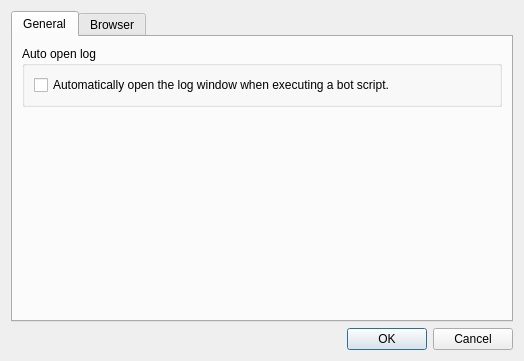
<?xml version="1.0" encoding="UTF-8"?>
<ui version="4.0">
 <class>ConfigDialog</class>
 <widget class="QDialog" name="ConfigDialog">
  <property name="geometry">
   <rect>
    <x>0</x>
    <y>0</y>
    <width>524</width>
    <height>361</height>
   </rect>
  </property>
  <property name="windowTitle">
   <string>BotFather - Config Window</string>
  </property>
  <property name="windowIcon">
   <iconset resource="../res/gui.qrc">
    <normaloff>:/gui/black_on_trans.png</normaloff>:/gui/black_on_trans.png</iconset>
  </property>
  <layout class="QVBoxLayout" name="verticalLayout">
   <item>
    <widget class="QTabWidget" name="tabWidget">
     <property name="currentIndex">
      <number>0</number>
     </property>
     <widget class="QWidget" name="tab_2">
      <attribute name="title">
       <string>General</string>
      </attribute>
      <layout class="QVBoxLayout" name="verticalLayout_3">
       <item>
        <widget class="QGroupBox" name="groupBox">
         <property name="title">
          <string>Auto open log</string>
         </property>
         <layout class="QVBoxLayout" name="verticalLayout_5">
          <item>
           <widget class="QCheckBox" name="open_log_on_play">
            <property name="text">
             <string>Automatically open the log window when executing a bot script.</string>
            </property>
           </widget>
          </item>
         </layout>
        </widget>
       </item>
       <item>
        <spacer name="verticalSpacer_3">
         <property name="orientation">
          <enum>Qt::Vertical</enum>
         </property>
         <property name="sizeHint" stdset="0">
          <size>
           <width>20</width>
           <height>40</height>
          </size>
         </property>
        </spacer>
       </item>
      </layout>
     </widget>
     <widget class="QWidget" name="tab">
      <attribute name="title">
       <string>Browser</string>
      </attribute>
      <layout class="QVBoxLayout" name="verticalLayout_2">
       <item>
        <widget class="QGroupBox" name="groupBox_2">
         <property name="title">
          <string>Browser Resolution</string>
         </property>
         <layout class="QVBoxLayout" name="verticalLayout_4">
          <item>
           <layout class="QHBoxLayout" name="horizontalLayout_2">
            <item>
             <widget class="QSpinBox" name="browser_width">
              <property name="minimum">
               <number>1366</number>
              </property>
              <property name="maximum">
               <number>4096</number>
              </property>
              <property name="value">
               <number>1366</number>
              </property>
             </widget>
            </item>
            <item>
             <widget class="QLabel" name="label_2">
              <property name="text">
               <string>X</string>
              </property>
             </widget>
            </item>
            <item>
             <widget class="QSpinBox" name="browser_height">
              <property name="minimum">
               <number>768</number>
              </property>
              <property name="maximum">
               <number>2560</number>
              </property>
              <property name="value">
               <number>768</number>
              </property>
             </widget>
            </item>
            <item>
             <widget class="QLabel" name="label_4">
              <property name="text">
               <string>(Default: 1366x768)</string>
              </property>
             </widget>
            </item>
            <item>
             <spacer name="horizontalSpacer_2">
              <property name="orientation">
               <enum>Qt::Horizontal</enum>
              </property>
              <property name="sizeHint" stdset="0">
               <size>
                <width>40</width>
                <height>20</height>
               </size>
              </property>
             </spacer>
            </item>
           </layout>
          </item>
          <item>
           <widget class="QLabel" name="label_3">
            <property name="enabled">
             <bool>true</bool>
            </property>
            <property name="text">
             <string>&lt;html&gt;&lt;head/&gt;&lt;body&gt;&lt;p&gt;Use &lt;a href=&quot;http://resizemybrowser.com/&quot;&gt;&lt;span style=&quot; text-decoration: underline; color:#0000ff;&quot;&gt;your browsers inner size&lt;/span&gt;&lt;/a&gt; for better game account security. (You may want to use a lower resolution for better performance).&lt;/p&gt;&lt;/body&gt;&lt;/html&gt;</string>
            </property>
            <property name="wordWrap">
             <bool>true</bool>
            </property>
           </widget>
          </item>
         </layout>
        </widget>
       </item>
       <item>
        <widget class="QGroupBox" name="groupBox_5">
         <property name="title">
          <string>Browser Rendering</string>
         </property>
         <layout class="QVBoxLayout" name="verticalLayout_18">
          <item>
           <widget class="QCheckBox" name="browser_render">
            <property name="text">
             <string>Render/show the browser while botting. (Default: Enabled)</string>
            </property>
            <property name="checked">
             <bool>true</bool>
            </property>
           </widget>
          </item>
          <item>
           <widget class="QLabel" name="label">
            <property name="text">
             <string>Rendering the browser while not watchung it is unecessary, turn rendering off to get better performance.</string>
            </property>
            <property name="wordWrap">
             <bool>true</bool>
            </property>
           </widget>
          </item>
         </layout>
        </widget>
       </item>
       <item>
        <spacer name="verticalSpacer">
         <property name="orientation">
          <enum>Qt::Vertical</enum>
         </property>
         <property name="sizeHint" stdset="0">
          <size>
           <width>20</width>
           <height>40</height>
          </size>
         </property>
        </spacer>
       </item>
      </layout>
     </widget>
    </widget>
   </item>
   <item>
    <layout class="QHBoxLayout" name="horizontalLayout">
     <item>
      <spacer name="horizontalSpacer">
       <property name="orientation">
        <enum>Qt::Horizontal</enum>
       </property>
       <property name="sizeHint" stdset="0">
        <size>
         <width>40</width>
         <height>20</height>
        </size>
       </property>
      </spacer>
     </item>
     <item>
      <widget class="QPushButton" name="okay">
       <property name="text">
        <string>OK</string>
       </property>
      </widget>
     </item>
     <item>
      <widget class="QPushButton" name="cancel">
       <property name="text">
        <string>Cancel</string>
       </property>
      </widget>
     </item>
    </layout>
   </item>
  </layout>
 </widget>
 <resources>
  <include location="../res/gui.qrc"/>
 </resources>
 <connections/>
</ui>
